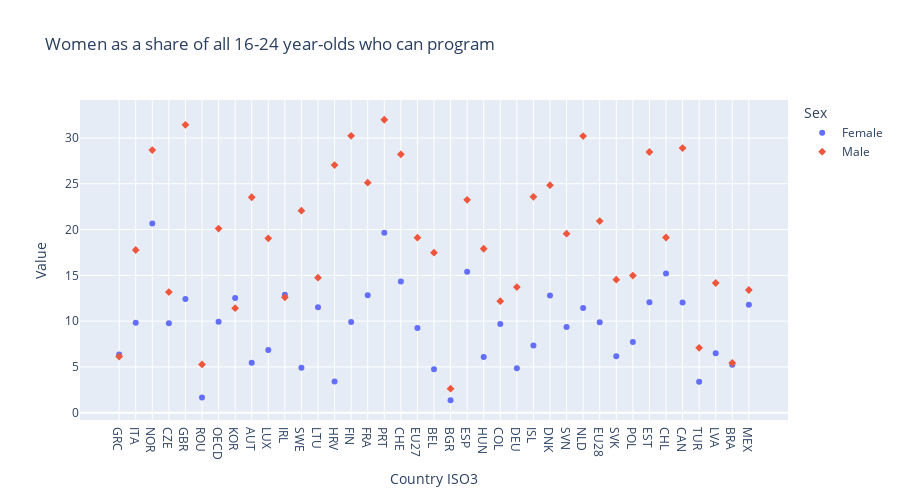

Notebook code for this chart:
### Markdown cell above
3. Customise the size of the figure by using the inputs `height` and `width`. Both have to be integers and correspond to the size of the figure in pixels.

### Code cell
fig = px.scatter(df, x="Country ISO3", y="Value", 
                 color="Sex",
                 symbol="Sex",
                 title="Women as a share of all 16-24 year-olds who can program",
                 width=900, height=500
                )
fig.show()

### Figure 1 — Plotly figure (JSON) as saved in the notebook; plotly's stock layout.template omitted (floating-point values rounded to 4 significant figures)
{"data": [{"hovertemplate": "Sex=Female<br>Country ISO3=%{x}<br>Value=%{y}<extra></extra>", "legendgroup": "Female", "marker": {"color": "#636efa", "symbol": "circle"}, "mode": "markers", "name": "Female", "orientation": "v", "showlegend": true, "type": "scatter", "x": ["GRC", "ITA", "NOR", "CZE", "GBR", "ROU", "OECD", "KOR", "AUT", "LUX", "IRL", "SWE", "LTU", "HRV", "FIN", "FRA", "PRT", "CHE", "EU27", "BEL", "BGR", "ESP", "HUN", "COL", "DEU", "ISL", "DNK", "SVN", "NLD", "EU28", "SVK", "POL", "EST", "CHL", "CAN", "TUR", "LVA", "BRA", "MEX"], "xaxis": "x", "y": [6.34, 9.822, 20.66, 9.756, 12.41, 1.647, 9.936, 12.53, 5.443, 6.836, 12.87, 4.902, 11.51, 3.416, 9.912, 12.83, 19.65, 14.33, 9.255, 4.731, 1.356, 15.38, 6.092, 9.697, 4.856, 7.338, 12.79, 9.344, 11.42, 9.887, 6.156, 7.708, 12.06, 15.21, 12.04, 3.374, 6.502, 5.235, 11.79], "yaxis": "y"}, {"hovertemplate": "Sex=Male<br>Country ISO3=%{x}<br>Value=%{y}<extra></extra>", "legendgroup": "Male", "marker": {"color": "#EF553B", "symbol": "diamond"}, "mode": "markers", "name": "Male", "orientation": "v", "showlegend": true, "type": "scatter", "x": ["MEX", "SWE", "EU27", "LVA", "BGR", "CHE", "TUR", "ITA", "ROU", "FRA", "LTU", "HRV", "FIN", "COL", "IRL", "HUN", "DEU", "LUX", "GBR", "AUT", "POL", "DNK", "EST", "ISL", "GRC", "SVN", "ESP", "EU28", "KOR", "OECD", "BRA", "SVK", "NOR", "BEL", "CAN", "PRT", "CHL", "CZE", "NLD"], "xaxis": "x", "y": [13.4, 22.07, 19.11, 14.16, 2.623, 28.21, 7.085, 17.77, 5.27, 25.12, 14.74, 27.05, 30.23, 12.17, 12.6, 17.9, 13.72, 19.04, 31.44, 23.53, 14.97, 24.85, 28.47, 23.58, 6.135, 19.55, 23.25, 20.92, 11.41, 20.1, 5.43, 14.53, 28.68, 17.48, 28.9, 31.99, 19.13, 13.17, 30.21], "yaxis": "y"}], "layout": {"height": 500, "legend": {"title": {"text": "Sex"}, "tracegroupgap": 0}, "title": {"text": "Women as a share of all 16-24 year-olds who can program"}, "width": 900, "xaxis": {"anchor": "y", "domain": [0, 1], "title": {"text": "Country ISO3"}}, "yaxis": {"anchor": "x", "domain": [0, 1], "title": {"text": "Value"}}}}
